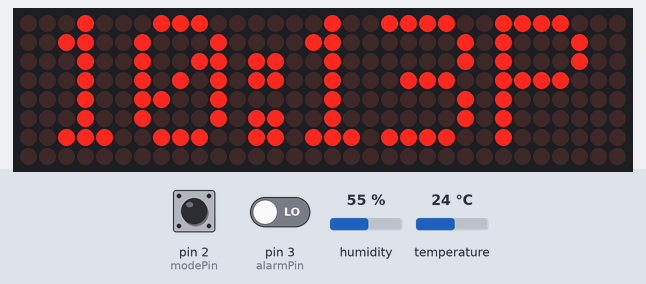
Recording of a sketch running on a simulated Arduino Uno, built with avr-gcc and run on an emulated ATmega328P. On the bench: 32×8 LED matrix. The test bench sets the inputs (shaded band); at power-on: pin 2 (modePin) LOW, pin 3 (alarmPin) LOW, humidity 55 %, temperature 24 °C. The local clock reads 2024-03-15 10:24:30 at power-on unless the sketch sets it; the audio player accepts every command and is not drawn; what the sketch prints to the serial monitor is not drawn.

Above: at 1.7 s.
1.8 s: pin 2 (modePin) pulled HIGH for 0.15 s
At 2.8 s:
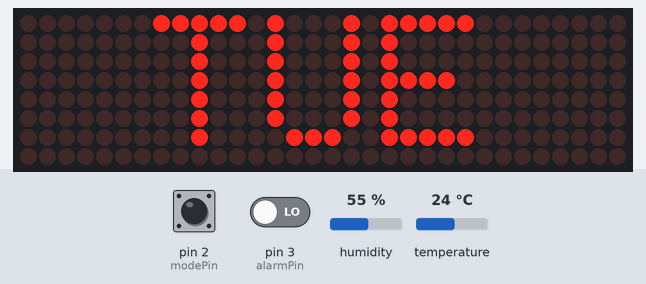
3.4 s: pin 3 (alarmPin) driven HIGH
At 3.9 s:
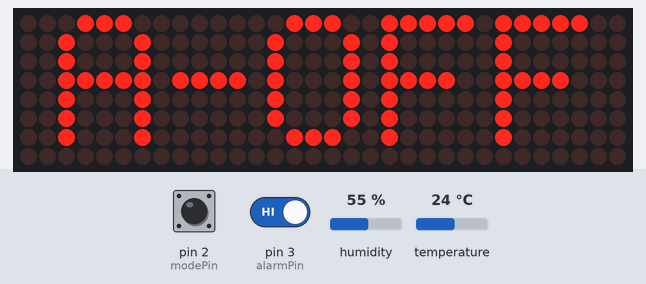
6.4 s: pin 2 (modePin) pulled HIGH for 1 s
At 7.5 s:
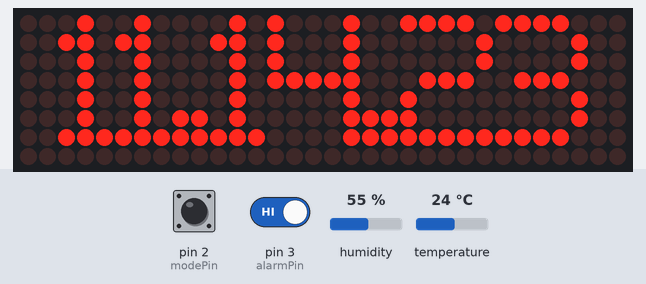
8.9 s: pin 2 (modePin) pulled HIGH for 0.15 s
At 10.2 s:
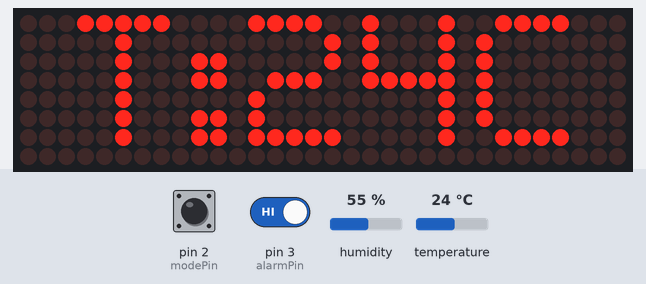
Timing chart, 0 to 11.5 s (numbered marks = the images above; inputs shaded):
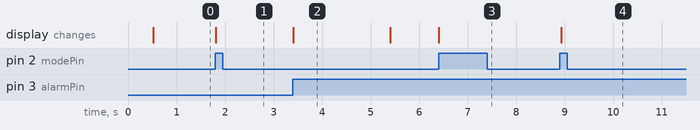

The sketch:

PROGRAM.ino
```cpp
#include<dht.h>
#include <RTClib.h>
#include <MD_Parola.h>
#include <MD_MAX72xx.h>
#include "SoftwareSerial.h"
#include "DFRobotDFPlayerMini.h"

SoftwareSerial mySoftwareSerial(5, 6);
DFRobotDFPlayerMini myDFPlayer;
int maxSongs = 0;

//MODES
int mode = 0;
int maxMode = 5;
int modePin = 2;
int buttonState = 0;
int buttonState2 = 0;

//ALARM
bool isAlarm = true;
int alarmPin = 3;

MD_Parola P = MD_Parola(MD_MAX72XX::PAROLA_HW, 10, 4);
RTC_DS1307 rtc;
dht DHT;
//DaysOfTheWeek
char daysOfTheWeek[7][4] = {"SUN", "MON", "TUE", "WED", "THU", "FRI", "SAT"};

void setup() {
  pinMode(modePin, INPUT);
  pinMode(alarmPin, INPUT);
  Serial.begin(9600);
  mySoftwareSerial.begin(9600);
  if (!myDFPlayer.begin(mySoftwareSerial))
  {
    while (true);
  }
  myDFPlayer.setTimeOut(500);
  myDFPlayer.volume(30);
  myDFPlayer.EQ(5);
  maxSongs = myDFPlayer.readFileCounts(DFPLAYER_DEVICE_SD);
  Serial.println(maxSongs);
  if (!rtc.begin()) {
    Serial.println("Couldn't find RTC");
    while (true);
  }
  else {
    rtc.adjust(DateTime(F(__DATE__), F(__TIME__)));
    //RTC.adjust(DateTime(y, mon, d, h, minu, s));
  }
  if (!rtc.isrunning()) {
    Serial.println("RTC is NOT running!");
  }
  P.begin();
}

void playTrack(uint8_t track) {
  myDFPlayer.stop();
  delay(10);
  myDFPlayer.play(track);
  delay(10);
  int file = myDFPlayer.readCurrentFileNumber();

  Serial.print("Track:"); Serial.println(track);
  Serial.print("File:"); Serial.println(file);

  while (file != track) {
    myDFPlayer.play(track);
    delay(10);
    file = myDFPlayer.readCurrentFileNumber();
  }
}

void printModes() {
  DateTime now = rtc.now();
  if (mode == 0) {
    char sentence[8];
    const uint8_t h = now.hour();
    const uint8_t hr_12 = h % 12;
    //AM/PM Time format
    if (h < 12) {
      sprintf(sentence, "%02d:%02dA", hr_12, now.minute());
      P.setCharSpacing(1);
      P.displayText(sentence, PA_CENTER, 0, 0, PA_PRINT, PA_NO_EFFECT);
      P.displayAnimate();
    }
    else {
      sprintf(sentence, "%02d:%02dP", hr_12, now.minute());
      P.setCharSpacing(1);
      P.displayText(sentence, PA_CENTER, 0, 0, PA_PRINT, PA_NO_EFFECT);
      P.displayAnimate();
    }
    //ALARM
    if (h == 7 && now.minute() == 0) {
      playTrack(1);
      delay(15000);
      playTrack(2);
      delay(15000);
    }
    else if (h == 14 && now.minute() == 0) {
      playTrack(1);
      delay(15000);
      playTrack(3);
      delay(15000);
    }
    else if (h == 15 && now.minute() == 0) {
      playTrack(1);
      delay(15000);
      playTrack(4);
      delay(15000);
    }
    else if (h == 17 && now.minute() == 0) {
      playTrack(1);
      delay(15000);
      playTrack(5);
      delay(15000);
    }
    else if (h == 20 && now.minute() == 0) {
      playTrack(1);
      delay(15000);
      playTrack(6);
      delay(15000);
    }
    else if (h == 21 && now.minute() == 0) {
      playTrack(1);
      delay(15000);
      playTrack(7);
      delay(15000);
    }
  }
  //Days of the Week
  else if (mode == 1) {
    P.setCharSpacing(1);
    P.displayText(daysOfTheWeek[now.dayOfTheWeek()], PA_CENTER, 0, 0, PA_PRINT, PA_NO_EFFECT);
    P.displayAnimate();
  }
  //month.date.year (mm.dd.yy)
  else if (mode == 2) {
    char sentence[8];
    sprintf(sentence, "%02d.%02d.%d", now.month(), now.day(), now.year() % 100);
    P.setCharSpacing(0);
    P.displayText(sentence, PA_CENTER, 0, 0, PA_PRINT, PA_NO_EFFECT);
    P.displayAnimate();
  }
  //Temperature
  else if (mode == 3) {
    char sentence[8];
    char str_temp[4];
    DHT.read11(7);
    dtostrf(DHT.temperature, 2, 0, str_temp);
    sprintf(sentence, "T:%sC", str_temp);
    P.setCharSpacing(1);
    P.displayText(sentence, PA_CENTER, 0, 0, PA_PRINT, PA_NO_EFFECT);
    P.displayAnimate();
    delay(2000);
  }
  //Humidity
  else if (mode == 4) {
    char sentence[8];
    char str_temp[4];
    DHT.read11(7);
    dtostrf(DHT.humidity, 2, 0, str_temp);
    sprintf(sentence, "H:%s%%", str_temp);
    P.setCharSpacing(1);
    P.displayText(sentence, PA_CENTER, 0, 0, PA_PRINT, PA_NO_EFFECT);
    P.displayAnimate();
    delay(2000);
  }
}

void changeMode() {
  mode += 1;
  if (mode == maxMode) {
    mode = 0;
  }
}

void loop() {
  printModes();
  if (digitalRead(modePin) == HIGH && buttonState == LOW) {
    changeMode();
    buttonState = HIGH;
  }
  else if (digitalRead(modePin) == LOW && buttonState == HIGH) {
    buttonState = LOW;
  }
  if (digitalRead(alarmPin) == HIGH && buttonState2 == LOW) {
    if (isAlarm) {
      isAlarm = false;
      P.setCharSpacing(1);
      P.displayText("A-OFF", PA_CENTER, 0, 0, PA_PRINT, PA_NO_EFFECT);
      P.displayAnimate();
      delay(2000);
    }
    else {
      isAlarm = true;
      P.setCharSpacing(1);
      P.displayText("A-ON", PA_CENTER, 0, 0, PA_PRINT, PA_NO_EFFECT);
      P.displayAnimate();
      delay(2000);
    }
    buttonState2 = HIGH;
  }
  else if (digitalRead(alarmPin) == LOW && buttonState2 == HIGH) {
    buttonState2 = LOW;
  }
}
```

Measured:
- after the input at 1.8 s, the display: changes at once (image 1)
- after the input at 3.4 s, the display: changes at once (image 2)
- after the input at 6.4 s, the display: changes at once (image 3)
- after the input at 8.9 s, the display: changes at once (image 4)
- what the display in image 2 shows lasts 2.0 s, from 3.4 s to 5.4 s
